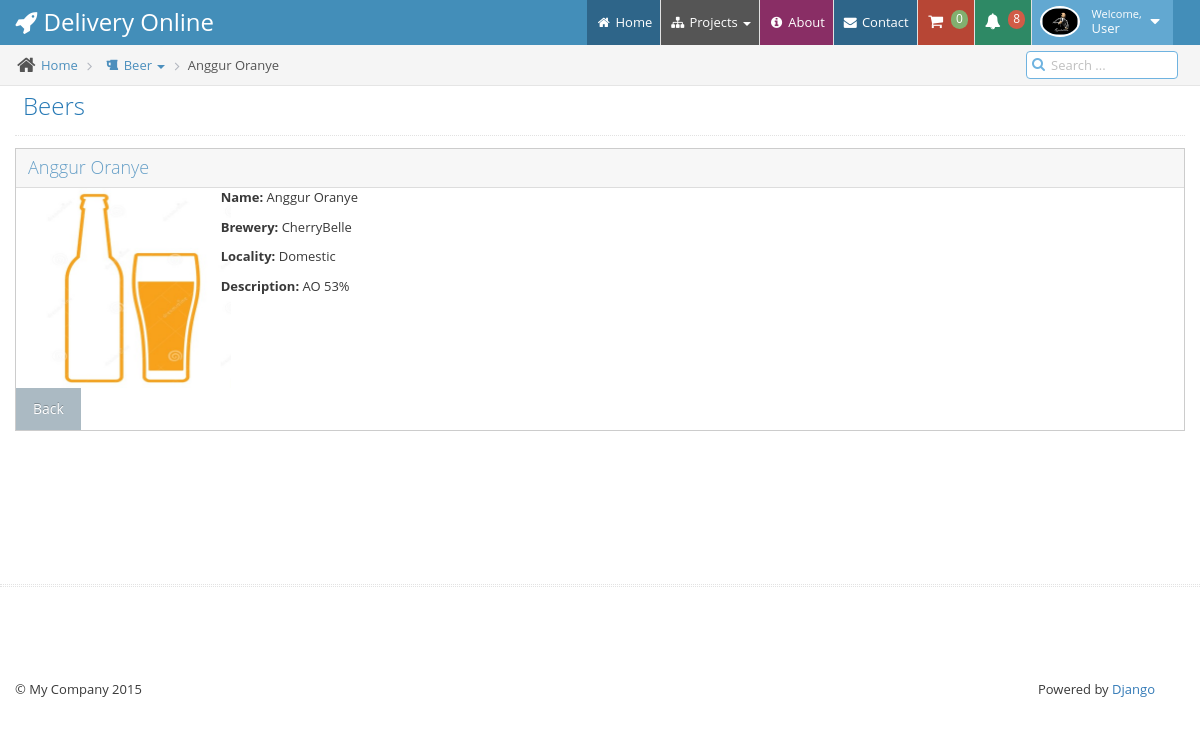
Page /beers/anggur-oranye/ (signed in) on the committed database.
### beer/models.py (models this page shows, shortened)
class Beer(models.Model):
    name = models.CharField(max_length=200)
    slug = models.SlugField(unique=True)
    brewery = models.ForeignKey('Brewery')
    foto = models.CharField(max_length=60, blank=True)
    price = models.FloatField()
    stock = models.IntegerField()
    locality = models.IntegerField(choices=BEER_CHOICES)
    description = models.TextField(blank=True)
    class Meta:
        verbose_name_plural = 'beer'

class Brewery(models.Model):
    name = models.CharField(max_length=200)
    slug = models.SlugField(unique=True)
    description = models.TextField(blank=True)
    def __str__(self):
        return self.name

### beer/views.py (the view)
# urls.py: url(r'^beers/(?P<beerslug>.*)/$', beer.views.SpecificBeer, name='single_beer'),
def SpecificBeer(request, beerslug):
    beer = Beer.objects.get(slug=beerslug)
    if request.method == "POST":
        form = LoginForm(request.POST)
    else:
        form = LoginForm()
    context = {
        'beer': beer,
        'form': form
    }
    return render_to_response('beer/singlebeer.html', context, context_instance=RequestContext(request))

### drinker/forms.py
class LoginForm(forms.Form):
    username = forms.CharField(label=u'Username')
    password = forms.CharField(label=u'Password',
                               widget=forms.PasswordInput(render_value=False))

### templates/beer/singlebeer.html (shortened to what this page needs)
{% extends "beer/base.html" %}
{% block breadcrumb %}
<li>
    <i class="ace-icon fa fa-home home-icon"></i>
    <a href="{% url 'home' %}">Home</a>
</li>
<li class="active dropdown">
    <a href="/beers/"><i class="fa fa-fw fa-beer"></i> Beer</a>
    <a class="dropdown-toggle" href="#" data-toggle="dropdown"><b class="caret"></b></a>
</li>
<li class="active">{{ beer.name }}</li>
{% endblock %}
{% block content %}
<div class="widget-box">
    <div class="widget-header widget-header-blue widget-header-flat">
        <h4 class="widget-title lighter">{{ beer.name }}</h4>
    </div>
    <div class="clearfix">
        <div class="row col-xs-12">
            <div class="col-xs-2">
                {% if beer.foto %}
                <a href="/assets/images/beer/{{ beer.brewery.slug }}/{{ beer.foto }}" title="Photo Title" data-rel="colorbox">
                    <img width="200" height="200" alt="{{ beer.name }}" src="/assets/images/beer/{{ beer.brewery.slug }}/{{ beer.foto }}"/>
                </a>
                {% else %}
                <a href="#" title="Photo Title" data-rel="colorbox">
                    <img width="200" height="200" alt="{{ beer.name }}" src="/assets/images/beer/beer-default.jpg"/>
                </a>
                {% endif %}
            </div>
            <div class="col-xs-6">
                <p>
                    <strong>Name: </strong>
                    {{ beer.name }}
                </p>
                <p>
                    <strong>Brewery: </strong>
                    {{ beer.brewery }}
                </p>
                <p>
                    <strong>Locality: </strong>
                    {{ beer.get_locality_display }}
                </p>
                <p>
                    <strong>Description: </strong>
                    {{ beer.description }}
                </p>
            </div>
        </div>
        <a class="btn" href="/beers/">Back</a>
    </div>
</div>
{% endblock %}

### rows in the picture
Beer: name "Anggur Oranye", brewery "CherryBelle", locality "Domestic", description "AO 53%"

### other values in the picture
{{ user.drinker.name|default:"User" }} "User"
